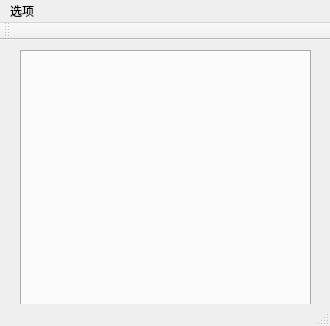
<?xml version="1.0" encoding="UTF-8"?>
<ui version="4.0">
 <class>MainWindow</class>
 <widget class="QMainWindow" name="MainWindow">
  <property name="geometry">
   <rect>
    <x>0</x>
    <y>0</y>
    <width>330</width>
    <height>326</height>
   </rect>
  </property>
  <property name="windowTitle">
   <string>I Love Words</string>
  </property>
  <property name="windowIcon">
   <iconset resource="icon.qrc">
    <normaloff>:/File/images/coffee.png</normaloff>:/File/images/coffee.png</iconset>
  </property>
  <widget class="QWidget" name="centralWidget">
   <widget class="QTabWidget" name="processor_">
    <property name="geometry">
     <rect>
      <x>20</x>
      <y>10</y>
      <width>291</width>
      <height>261</height>
     </rect>
    </property>
   </widget>
  </widget>
  <widget class="QMenuBar" name="menuBar">
   <property name="geometry">
    <rect>
     <x>0</x>
     <y>0</y>
     <width>330</width>
     <height>23</height>
    </rect>
   </property>
   <widget class="QMenu" name="menu">
    <property name="title">
     <string>选项</string>
    </property>
    <addaction name="set_act"/>
    <addaction name="add_act"/>
    <addaction name="add_word_act"/>
   </widget>
   <addaction name="menu"/>
  </widget>
  <widget class="QToolBar" name="mainToolBar">
   <attribute name="toolBarArea">
    <enum>TopToolBarArea</enum>
   </attribute>
   <attribute name="toolBarBreak">
    <bool>false</bool>
   </attribute>
  </widget>
  <widget class="QStatusBar" name="statusBar"/>
  <action name="add_act">
   <property name="text">
    <string>增加例句... (&amp;P)</string>
   </property>
  </action>
  <action name="set_act">
   <property name="text">
    <string>设置每日词数(&amp;D)</string>
   </property>
  </action>
  <action name="add_word_act">
   <property name="text">
    <string>增加单词... (&amp;E)</string>
   </property>
  </action>
 </widget>
 <layoutdefault spacing="6" margin="11"/>
 <resources>
  <include location="icon.qrc"/>
 </resources>
 <connections/>
</ui>
